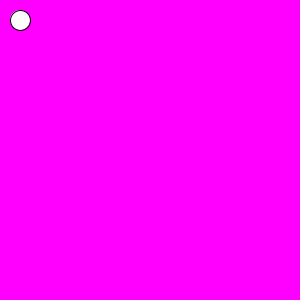
Frame 1 (no input)
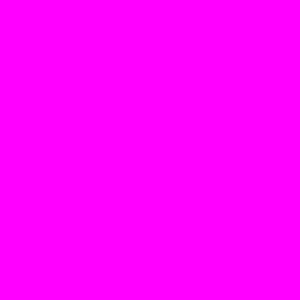
Frame 60 (the mouse pressed at the canvas centre just before this capture)
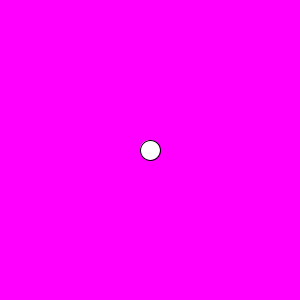
Frame 120 (the mouse held since frame 60 and released just before this capture)

The Processing sketch that drew these frames (run headless with seeded random() and noise(); from frame 60 on, the mouse is pressed at the canvas centre):

// Processing sketch: processing_106703
// ── processing_106703.pde

int x = 20;
int y = 20;

int dx = 0;
int dy = 1;



void setup(){   //setup function called initially, only once
    size(300,300);
}

void draw(){  //draw function loops
   
   
   background(255,0,256);
   
   ellipse(x,y,20,20);
   
   x = x + 2 + dx;
   y = y + 6 + dy;
   
   
   
   if (y > 300) {
      
      dy = -dy;
      }
      
      
   if (mousePressed){
    x = mouseX;
    y = mouseY;
    }
 }
